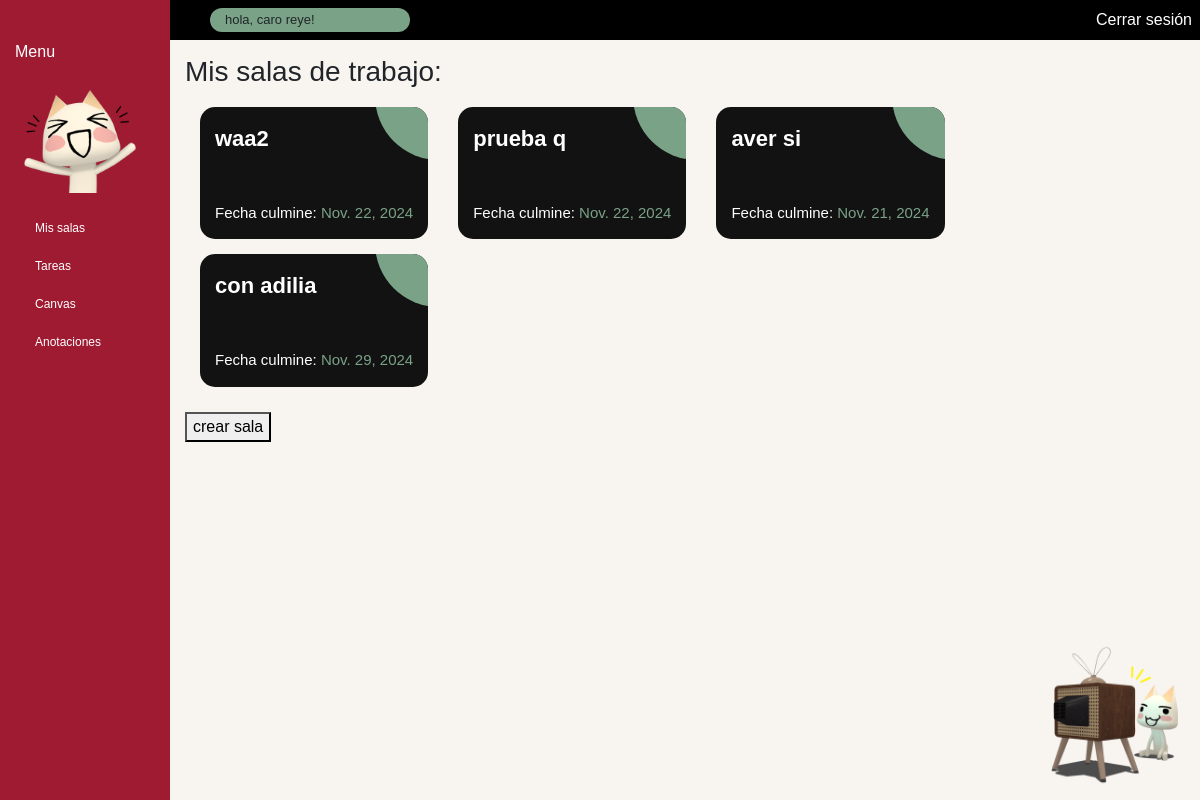
The page / (signed in) on the database as committed earlier.
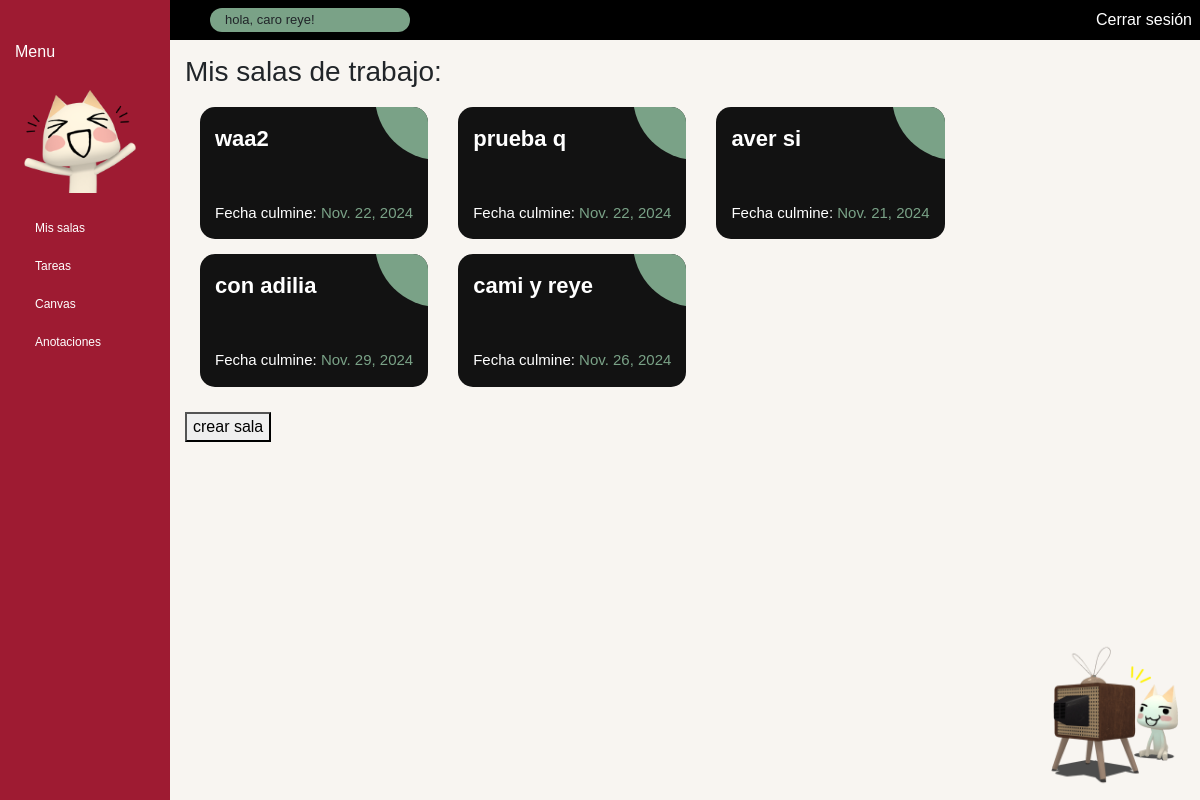
The same page on the database as committed later.
### spok/models.py (models this page shows, shortened)
class User(AbstractUser):
    profile_picture = models.ImageField(upload_to='profile_pictures/', null=True, blank=True, verbose_name="Foto de Perfil")
    pass

class Sala (models.Model):
    name = models.CharField(max_length= 50)
    descripcion = models.CharField(max_length= 100, default="proyecto ... ")
    fechai = models.DateField(default=datetime.date.today)
    fechaf = models.DateField(blank=True, null= True)
    user = models.ManyToManyField(User, related_name='room_joined', blank= True)
    def __str__(self):
        return self.name

### spok/views.py (the view)
# urls.py: path('', views.index, name='index'),  # Ruta para la vista 'index'
@login_required()
def index(request):
     if request.method == "GET":
        salas = request.user.room_joined.all()
        print(f"mis salas :{salas} ")
        return render(request, "index.html", {"salas": salas})
     else:
        return HttpResponseRedirect(reverse("crear_sala"))

### spok/templates/index.html (shortened to what this page needs)
{% extends "layout.html" %}
{% load static %}
{% block main %}
<h3>Mis salas de trabajo: </h3>
<div class="ag-courses_box">
        {% for i in salas %}
        <a href="{% url 'mostrar_sala' i.id %}" style="text-decoration: none;">
          <div class="ag-courses_item">
            <button type="submit" class="ag-courses-item_link" style="border-style: none !important; text-align: justify;">
              <div class="ag-courses-item_bg"></div>
              <div class="ag-courses-item_title">
                {{i.name}}
              </div>
              <div class="ag-courses-item_date-box">
                Fecha culmine:
                <span class="ag-courses-item_date">
                  {{i.fechaf}}
                </span>
              </div>
            </button>
          </div>
        </a>
        {% endfor %}
      </div>
      <form action="{% url 'index' %}" method="post">
        <button type="submit"> crear sala </button>
      </form>
      {% if  salas %}
      <img  class="para_marca" src="{% static 'img/toro_tele.png' %}" alt="">
      {% else %}
      <img  class="para_marca" src="{% static 'img/toro_solo.png' %}" alt="">
      {% endif %}
{% endblock %}

### spok/templates/layout.html (shortened to what this page needs)
{% load static %}
<!DOCTYPE html>
<html lang="en">
    <head>
        <link rel="stylesheet" href="https://stackpath.bootstrapcdn.com/bootstrap/4.4.1/css/bootstrap.min.css">
        <link href="https://cdn.jsdelivr.net/npm/bootstrap@5.3.3/dist/css/bootstrap.min.css" rel="stylesheet">
        <link rel="stylesheet" type="text/css" href="../static/css/style.css">
    </head>
    <body>
      <aside>
        <p> Menu </p>
        <img style="width: 130px; height: 115px;margin-top: -20px; margin-bottom: 10px;" src="{% static 'img/toro_ola.png' %}" alt="">
        <a href="{% url 'index' %}">
          Mis salas
        </a>
        <a href="#">
          Tareas
        </a>
        <a href="{% url 'canvas' %}">
          Canvas
        </a>
        <a href="">
          Anotaciones
        </a>
      </aside>
      <div class="total">
        <div class="franja">
          <ul class="ul_ah">
            <li class="li_ah">
              <div style="background-color: #7AA287; border-radius: 30px; width: 20%; min-width: 200px; height: 24px; padding: 4px; padding-left: 15px; ">
                <h6 style="font-size: 13px;"> hola, {{ user.get_full_name }}! </h6>
              </div>
            </li>
            <li class="li_ah" style="float:right">
              <a  href="{% url 'logout' %}" >Cerrar sesión</a>
            </li>
          </ul>
        </div>
        <div class="contenido">
          {% block main %}
          {% endblock %}
        </div>
      </div>
    </body>
</html>

### spok/static/css/style.css (style rules this page uses)
* { font-family: "Comic Sans MS", sans-serif; }
aside { color: #fff; width: 15%; min-width: 170px; padding-left: 15px; height: 100vh; background-color: #9e1b32; }
aside a { font-size: 12px; color: #fff; display: block; padding: 10px; padding-left: 20px; text-decoration: none; -webkit-tap-highlight-color:transparent; }
aside p { margin: 0; padding: 40px 0; }
body { font-family: 'Roboto'; width: 100%; height: 100vh; margin: 0; display: flex; flex-direction: row; }
.contenido { width: 100%; height: calc(100% - 40px); background-color: #f8f5f1; margin: 0; padding: 15px; }
.total { width: 100%; height: 100%; }
.franja { width: 100%; height: 40px; background-color: black; padding: 8px; }
.para_marca { bottom: 10px; right: 10px; width: 150px; height: 150px; position: absolute; }
.ul_ah { list-style-type: none; }
.li_ah { float: left; }
.li_ah a { display: block; color: white; text-decoration: none; }
.ag-courses_box { display: -webkit-box; display: -ms-flexbox; display: flex; -webkit-box-align: start; -ms-flex-align: start; align-items: flex-start; -ms-flex-wrap: wrap; flex-wrap: wrap; padding: 10px 0; }
.ag-courses_item { -ms-flex-preferred-size: calc(33.33333% - 30px); flex-basis: calc(33.33333% - 30px); margin: 0 15px 15px; overflow: hidden; border: none; border-radius: 15px; }
.ag-courses-item_link { display: block; padding: 15px 15px; background-color: #121212; overflow: hidden; position: relative; }
.ag-courses-item_title { min-height: 55px; max-height: 55px; margin: 0 0 25px; overflow: hidden; font-weight: bold; font-size: 22px; color: #FFF; z-index: 2; position: relative; }
.ag-courses-item_date-box { font-size: 15px; color: #FFF; z-index: 2; position: relative; }
.ag-courses-item_date { color: #7AA287; -webkit-transition: color .5s ease; -o-transition: color .5s ease; transition: color .5s ease }
.ag-courses-item_bg { height: 128px; width: 128px; background-color: #7AA287; z-index: 1; position: absolute; top: -75px; right: -75px; border-radius: 50%; -webkit-transition: all .5s ease; -o-transition: all .5s ease; transition: all .5s ease; }

Rows that differ between the two databases and show on the page:
added Sala: name "cami y reye", fechaf "Nov. 26, 2024"
